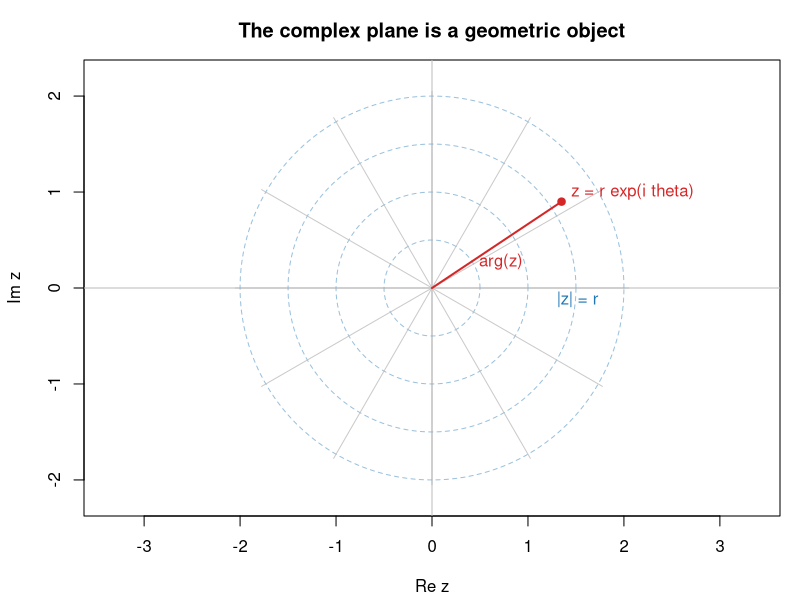
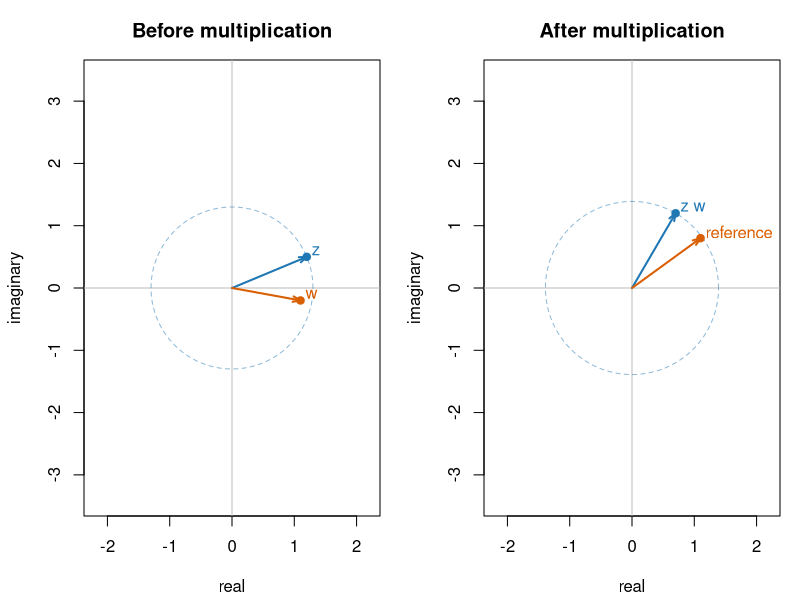
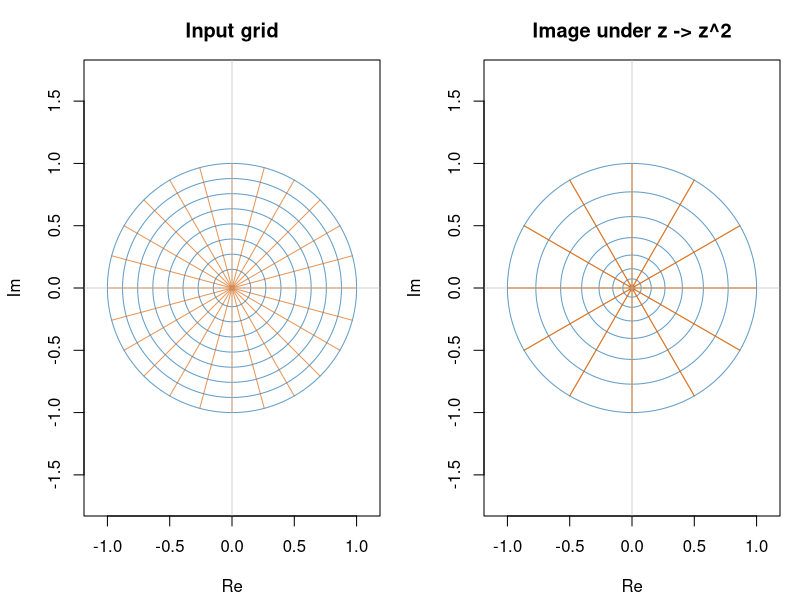
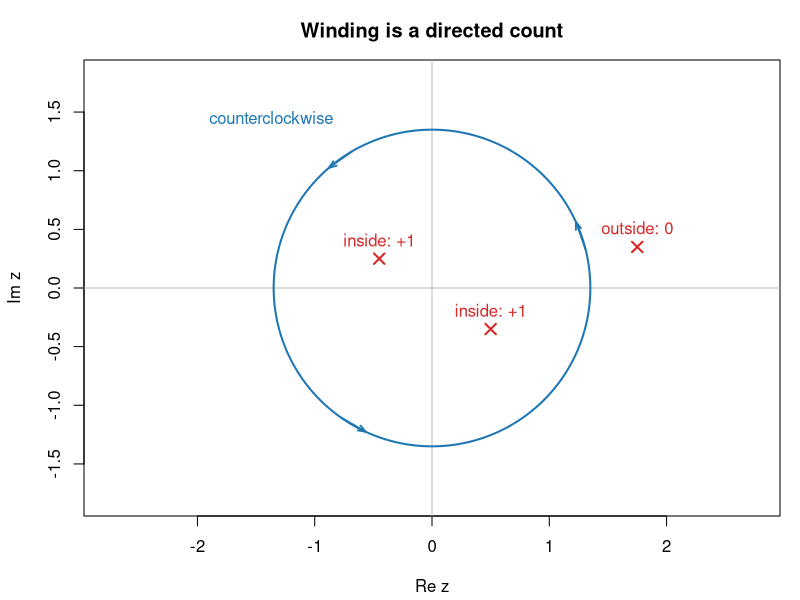
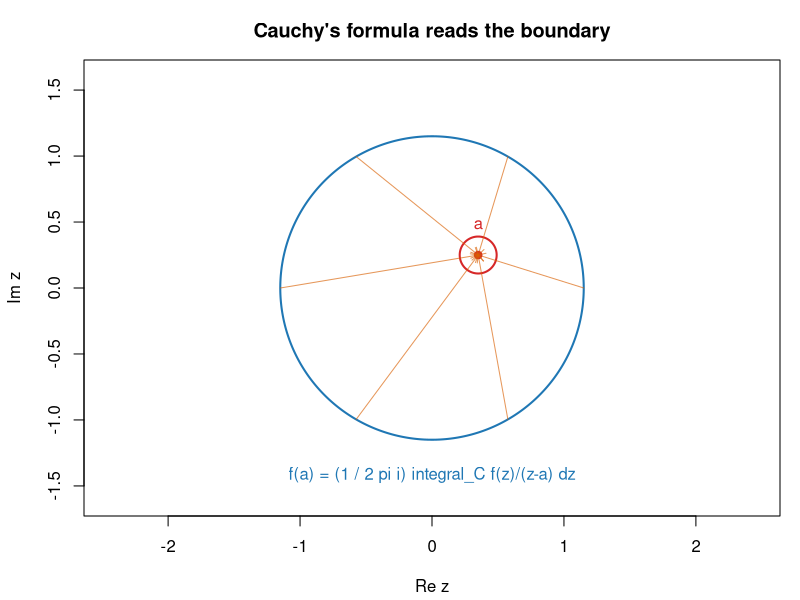
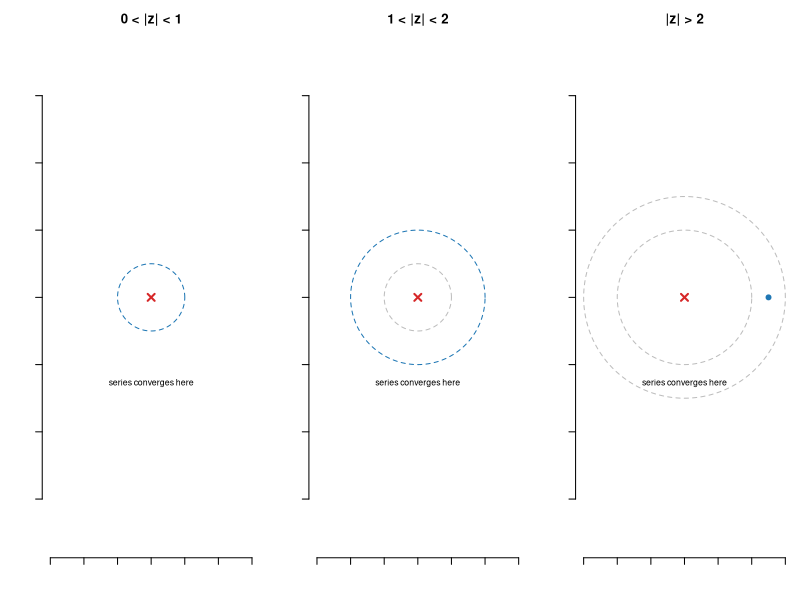
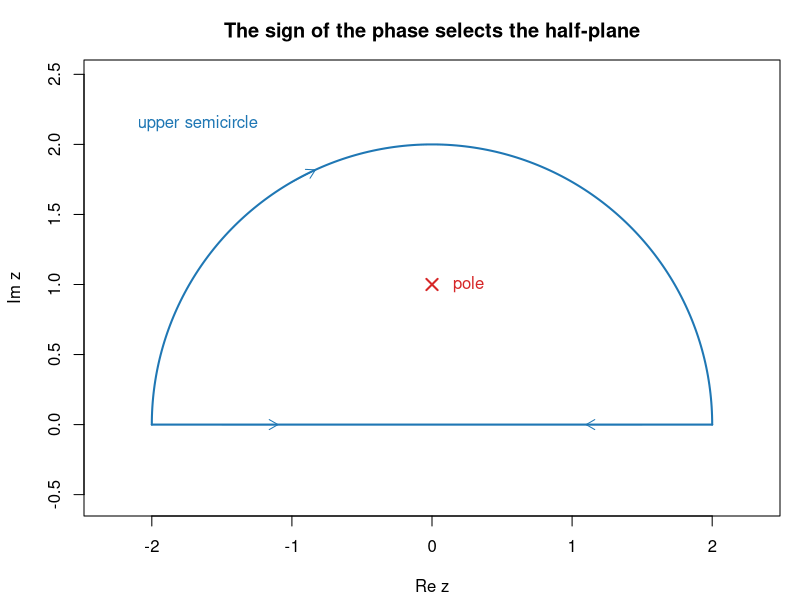
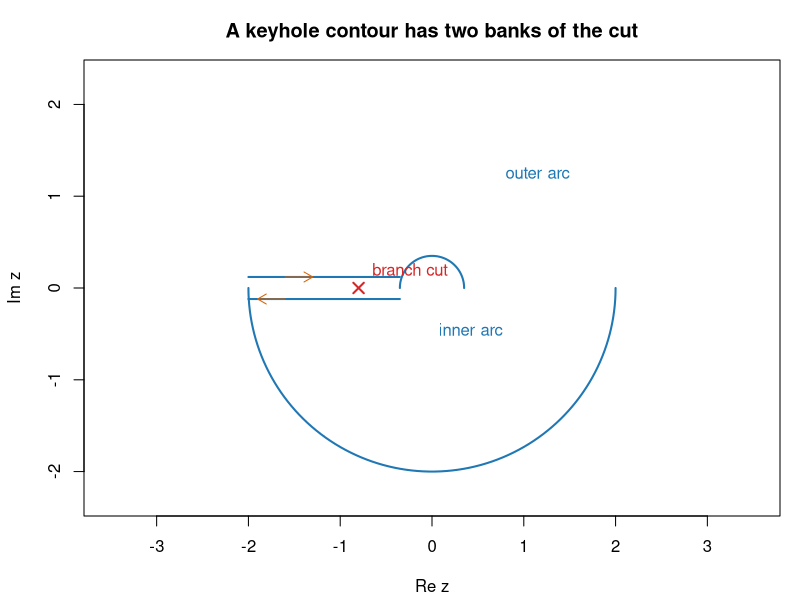

Source code (R) for these figures, in order:
#!/usr/bin/env Rscript
# Reproducible figures for the complex-analysis primer.
# Run inside the rocker/tidyverse container through Justfile: plots.

dir.create("figures", showWarnings = FALSE, recursive = TRUE)

FIGDPI <- 150
BLUE <- "#1f77b4"
ORANGE <- "#d95f02"
GREEN <- "#1b9e77"
RED <- "#d62728"
PURPLE <- "#7570b3"
GRID <- "#bdbdbd"

arrow_line <- function(x, y, col = "black", lwd = 1.5, len = 0.08) {
  arrows(x[1], y[1], x[2], y[2], col = col, lwd = lwd,
         length = len, angle = 20)
}

circle <- function(cx = 0, cy = 0, r = 1, col = "black", lwd = 1, lty = 1) {
  th <- seq(0, 2 * pi, length.out = 400)
  lines(cx + r * cos(th), cy + r * sin(th), col = col, lwd = lwd, lty = lty)
}

save_png <- function(name, width = 900, height = 600) {
  png(file.path("figures", name), width = width, height = height, res = FIGDPI)
}

# 1. The complex plane: modulus, argument, and polar geometry.
save_png("complex_plane_geometry.png")
par(mar = c(4.2, 4.2, 3, 1))
plot(NA, xlim = c(-2.2, 2.2), ylim = c(-2.2, 2.2), asp = 1,
     xlab = "Re z", ylab = "Im z", main = "The complex plane is a geometric object")
abline(h = 0, v = 0, col = GRID)
for (r in c(0.5, 1, 1.5, 2)) circle(r = r, col = adjustcolor(BLUE, .45), lty = 2)
for (th in seq(0, 2 * pi - pi / 6, by = pi / 6))
  lines(c(0, 2.05 * cos(th)), c(0, 2.05 * sin(th)), col = adjustcolor(GRID, .8))
z <- c(1.35, .9)
lines(c(0, z[1]), c(0, z[2]), col = RED, lwd = 2)
points(z[1], z[2], pch = 19, col = RED)
text(z[1] + .1, z[2] + .1, "z = r exp(i theta)", col = RED, adj = 0)
text(1.52, -.12, "|z| = r", col = BLUE)
text(.72, .27, "arg(z)", col = RED)
dev.off()

# 2. Multiplication by a complex number: rotation plus scaling.
save_png("complex_multiplication.png")
par(mfrow = c(1, 2), mar = c(4.2, 4.2, 3, 1))
for (which in 1:2) {
  plot(NA, xlim = c(-2.2, 2.2), ylim = c(-2.2, 2.2), asp = 1,
       xlab = "real", ylab = "imaginary",
       main = if (which == 1) "Before multiplication" else "After multiplication")
  abline(h = 0, v = 0, col = GRID)
  a <- if (which == 1) c(1.2, .5) else c(.7, 1.2)
  b <- if (which == 1) c(1.1, -.2) else c(1.1, .8)
  circle(r = sqrt(sum(a^2)), col = adjustcolor(BLUE, .5), lty = 2)
  arrow_line(c(0, a[1]), c(0, a[2]), BLUE, 2)
  arrow_line(c(0, b[1]), c(0, b[2]), ORANGE, 2)
  points(a[1], a[2], pch = 19, col = BLUE)
  points(b[1], b[2], pch = 19, col = ORANGE)
  text(a[1] + .08, a[2] + .1, if (which == 1) "z" else "z w", col = BLUE, adj = 0)
  text(b[1] + .08, b[2] + .1, if (which == 1) "w" else "reference", col = ORANGE, adj = 0)
}
dev.off()

# 3. A conformal grid under z -> z^2.
save_png("conformal_grid_square.png")
par(mfrow = c(1, 2), mar = c(4.2, 4.2, 3, 1))
t <- seq(0, 1, length.out = 300)
for (which in 1:2) {
  plot(NA, xlim = c(-1.1, 1.1), ylim = c(-1.1, 1.1), asp = 1,
       xlab = "Re", ylab = "Im",
       main = if (which == 1) "Input grid" else "Image under z -> z^2")
  for (r in seq(.15, 1, length.out = 8)) {
    z <- r * exp(1i * 2 * pi * t)
    if (which == 2) z <- z^2
    lines(Re(z), Im(z), col = adjustcolor(BLUE, .7))
  }
  for (th in seq(0, 2 * pi - pi / 12, length.out = 24)) {
    z <- t * exp(1i * th)
    if (which == 2) z <- z^2
    lines(Re(z), Im(z), col = adjustcolor(ORANGE, .65))
  }
  abline(h = 0, v = 0, col = adjustcolor(GRID, .7))
}
dev.off()

# 4. A directed contour and its winding numbers.
save_png("contour_winding.png")
par(mar = c(4.2, 4.2, 3, 1))
plot(NA, xlim = c(-2.2, 2.2), ylim = c(-1.8, 1.8), asp = 1,
     xlab = "Re z", ylab = "Im z", main = "Winding is a directed count")
abline(h = 0, v = 0, col = GRID)
circle(r = 1.35, col = BLUE, lwd = 2)
th <- seq(0, 2 * pi, length.out = 100)
for (a in c(.25, 2.1, 4.1)) {
  p <- c(1.35 * cos(a), 1.35 * sin(a))
  q <- c(1.35 * cos(a + .18), 1.35 * sin(a + .18))
  arrow_line(c(p[1], q[1]), c(p[2], q[2]), BLUE, 1.8)
}
points(c(-.45, .5, 1.75), c(.25, -.35, .35), pch = 4, col = RED, lwd = 2, cex = 1.4)
text(c(-.45, .5, 1.75), c(.25, -.35, .35) + .16,
     c("inside: +1", "inside: +1", "outside: 0"), col = RED)
text(-1.9, 1.45, "counterclockwise", col = BLUE, adj = 0)
dev.off()

# 5. Cauchy's formula: the interior value is controlled by a boundary circle.
save_png("cauchy_integral_formula.png")
par(mar = c(4.2, 4.2, 3, 1))
plot(NA, xlim = c(-1.8, 1.8), ylim = c(-1.6, 1.6), asp = 1,
     xlab = "Re z", ylab = "Im z", main = "Cauchy's formula reads the boundary")
circle(r = 1.15, col = BLUE, lwd = 2)
circle(cx = .35, cy = .25, r = .14, col = RED, lwd = 2)
points(.35, .25, pch = 19, col = RED)
for (a in seq(0, 2 * pi - pi / 3, by = pi / 3)) {
  x <- c(1.15 * cos(a), .35)
  y <- c(1.15 * sin(a), .25)
  arrows(x[1], y[1], x[2], y[2], col = adjustcolor(ORANGE, .65), length = .08)
}
text(.35, .48, "a", col = RED)
text(0, -1.42, "f(a) = (1 / 2 pi i) integral_C f(z)/(z-a) dz", col = BLUE)
dev.off()

# 6. Laurent annuli and the singularity at the centre.
save_png("laurent_annuli.png")
par(mfrow = c(1, 3), mar = c(3.2, 3.2, 2.8, .5))
limits <- list(c(0, 1), c(1, 2), c(2, 3))
titles <- c("0 < |z| < 1", "1 < |z| < 2", "|z| > 2")
for (j in 1:3) {
  plot(NA, xlim = c(-3, 3), ylim = c(-3, 3), asp = 1, axes = FALSE,
       xlab = "", ylab = "", main = titles[j])
  axis(1, labels = FALSE); axis(2, labels = FALSE)
  circle(r = limits[[j]][1], col = if (j == 1) RED else GRID, lty = 2)
  circle(r = limits[[j]][2], col = if (j < 3) BLUE else GRID, lty = 2)
  points(0, 0, pch = 4, col = RED, lwd = 2, cex = 1.4)
  if (j == 3) points(2.5, 0, pch = 19, col = BLUE)
  text(0, -2.55, "series converges here", cex = .8)
}
dev.off()

# 7. Semicircle contour selected by exponential decay.
save_png("semicircle_contour.png")
par(mar = c(4.2, 4.2, 3, 1))
plot(NA, xlim = c(-2.3, 2.3), ylim = c(-.35, 2.3), asp = 1,
     xlab = "Re z", ylab = "Im z", main = "The sign of the phase selects the half-plane")
th <- seq(pi, 0, length.out = 200)
lines(2 * cos(th), 2 * sin(th), col = BLUE, lwd = 2)
lines(seq(-2, 2, length.out = 200), rep(0, 200), col = BLUE, lwd = 2)
arrows(-1.5, 0, -1.1, 0, col = BLUE, length = .1)
arrows(1.5, 0, 1.1, 0, col = BLUE, length = .1)
arrows(2 * cos(2.1), 2 * sin(2.1), 2 * cos(2.0), 2 * sin(2.0), col = BLUE, length = .1)
points(0, 1, pch = 4, col = RED, lwd = 2, cex = 1.5)
text(.15, 1, "pole", col = RED, adj = 0)
text(-2.1, 2.15, "upper semicircle", col = BLUE, adj = 0)
dev.off()

# 8. Keyhole contour around a branch cut.
save_png("keyhole_contour.png")
par(mar = c(4.2, 4.2, 3, 1))
plot(NA, xlim = c(-2.4, 2.4), ylim = c(-2.3, 2.3), asp = 1,
     xlab = "Re z", ylab = "Im z", main = "A keyhole contour has two banks of the cut")
lines(seq(-2, -.35, length.out = 200), rep(.12, 200), col = BLUE, lwd = 2)
lines(seq(-2, -.35, length.out = 200), rep(-.12, 200), col = BLUE, lwd = 2)
th <- seq(pi, 0, length.out = 100)
lines(.35 * cos(th), .35 * sin(th), col = BLUE, lwd = 2)
th2 <- seq(0, -pi, length.out = 100)
lines(2 * cos(th2), 2 * sin(th2), col = BLUE, lwd = 2)
arrows(-1.6, .12, -1.3, .12, col = ORANGE, length = .1)
arrows(-1.6, -.12, -1.9, -.12, col = ORANGE, length = .1)
points(-.8, 0, pch = 4, col = RED, lwd = 2, cex = 1.4)
text(-.65, .2, "branch cut", col = RED, adj = 0)
text(1.15, 1.25, "outer arc", col = BLUE)
text(.42, -.45, "inner arc", col = BLUE)
dev.off()

# 9. Argument principle: a boundary image winds around the origin.
save_png("argument_principle_winding.png")
par(mfrow = c(1, 2), mar = c(4.2, 4.2, 3, 1))
th <- seq(0, 2 * pi, length.out = 600)
z <- exp(1i * th)
fz <- z^3 - .35 * z
plot(Re(z), Im(z), type = "l", asp = 1, col = BLUE, lwd = 2,
     xlab = "Re z", ylab = "Im z", main = "Contour and image winding")
abline(h = 0, v = 0, col = GRID)
plot(Re(fz), Im(fz), type = "l", asp = 1, col = RED, lwd = 2,
     xlab = "Re f(z)", ylab = "Im f(z)", main = "Its image winds around zero")
abline(h = 0, v = 0, col = GRID)
points(0, 0, pch = 4, col = "black", lwd = 2)
dev.off()

# 10. A Mobius map from the upper half-plane to the unit disk.
save_png("mobius_half_plane_disk.png")
par(mfrow = c(1, 2), mar = c(4.2, 4.2, 3, 1))
xx <- seq(-3, 3, length.out = 300)
yy <- seq(.15, 3, length.out = 10)
for (which in 1:2) {
  plot(NA, xlim = if (which == 1) c(-3.2, 3.2) else c(-1.2, 1.2),
       ylim = if (which == 1) c(-.2, 3.2) else c(-1.2, 1.2), asp = 1,
       xlab = "real", ylab = "imaginary",
       main = if (which == 1) "Upper half-plane" else "Image under (z-i)/(z+i)")
  if (which == 1) {
    for (y in yy) lines(xx, rep(y, length(xx)), col = adjustcolor(BLUE, .45))
    for (x in seq(-3, 3, by = .5)) lines(rep(x, 300), seq(.15, 3, length.out = 300), col = adjustcolor(ORANGE, .45))
  } else {
    for (y in yy) { w <- (xx + 1i * y - 1i) / (xx + 1i * y + 1i); lines(Re(w), Im(w), col = adjustcolor(BLUE, .45)) }
    for (x in seq(-3, 3, by = .5)) { zz <- x + 1i * seq(.15, 3, length.out = 300); w <- (zz - 1i) / (zz + 1i); lines(Re(w), Im(w), col = adjustcolor(ORANGE, .45)) }
    circle(r = 1, col = "black", lwd = 1.5)
  }
}
dev.off()

# 11. Wedge straightening by a power map.
save_png("wedge_map.png")
par(mfrow = c(1, 2), mar = c(4.2, 4.2, 3, 1))
alpha <- pi / 3
for (which in 1:2) {
  plot(NA, xlim = c(0, 1.15), ylim = c(0, 1.15), asp = 1,
       xlab = "real", ylab = "imaginary",
       main = if (which == 1) "Wedge of angle pi/3" else "Image under z -> z^(pi/alpha)")
  for (r in seq(.15, 1, length.out = 8)) {
    zz <- r * exp(1i * seq(0, alpha, length.out = 300))
    if (which == 2) zz <- zz^(pi / alpha)
    lines(Re(zz), Im(zz), col = adjustcolor(BLUE, .65))
  }
  for (th in seq(0, alpha, length.out = 8)) {
    zz <- seq(0, 1, length.out = 300) * exp(1i * th)
    if (which == 2) zz <- zz^(pi / alpha)
    lines(Re(zz), Im(zz), col = adjustcolor(ORANGE, .65))
  }
}
dev.off()

# 12. The Poisson kernel concentrates near the boundary point.
save_png("poisson_kernel.png")
par(mar = c(4.2, 4.2, 3, 1))
x <- seq(-pi, pi, length.out = 1000)
for (r in c(.25, .6, .9)) {
  P <- (1 - r^2) / (1 - 2 * r * cos(x) + r^2)
  if (r == .25) plot(x, P, type = "l", lwd = 2, col = BLUE, ylim = c(0, 20),
                      xlab = "boundary angle theta", ylab = "P_r(theta)",
                      main = "Poisson kernels become concentrated")
  else lines(x, P, lwd = 2, col = if (r == .6) ORANGE else RED)
}
abline(v = 0, col = GRID, lty = 2)
legend("topright", legend = c("r = 0.25", "r = 0.60", "r = 0.90"),
       col = c(BLUE, ORANGE, RED), lwd = 2, bty = "n")
dev.off()

# 13. A complex potential and its streamlines.
save_png("complex_potential_flow.png")
par(mar = c(4.2, 4.2, 3, 1))
xx <- seq(-2.2, 2.2, length.out = 350)
yy <- seq(-2.2, 2.2, length.out = 350)
zz <- outer(xx, 1i * yy, )
F <- zz + .7 / zz
lev <- seq(-3, 3, length.out = 13)
plot(NA, xlim = c(-2.2, 2.2), ylim = c(-2.2, 2.2), asp = 1,
     xlab = "Re z", ylab = "Im z", main = "Complex potential flow")
contour(xx, yy, Im(F), levels = lev, drawlabels = FALSE, add = TRUE, col = BLUE)
contour(xx, yy, Re(F), levels = lev, drawlabels = FALSE, add = TRUE, col = ORANGE, lty = 2)
circle(r = sqrt(.7), col = RED, lty = 2)
legend("topleft", legend = c("Im F: streamlines", "Re F: equipotentials"),
       col = c(BLUE, ORANGE), lty = c(1, 2), bty = "n")
dev.off()

# 14. Periodic trapezoidal convergence for a contour integral.
save_png("contour_quadrature_convergence.png")
par(mar = c(4.2, 4.8, 3, 1))
N <- 2^(3:10)
err_inside <- sapply(N, function(n) {
  th <- 2 * pi * (0:(n - 1)) / n
  z <- 2 * exp(1i * th)
  val <- sum(exp(z) / (z - 1) * 1i * 2 * exp(1i * th)) * 2 * pi / n
  abs(val - 2 * pi * 1i * exp(1))
})
err_outside <- sapply(N, function(n) {
  th <- 2 * pi * (0:(n - 1)) / n
  z <- .5 * exp(1i * th)
  val <- sum(exp(z) / (z - 1) * 1i * .5 * exp(1i * th)) * 2 * pi / n
  abs(val)
})
plot(N, err_inside, log = "xy", type = "b", pch = 19, col = BLUE,
     xlab = "number of nodes N", ylab = "absolute error",
     main = "Contour quadrature: singularity location matters",
     ylim = range(c(err_inside, err_outside)))
lines(N, err_outside, type = "b", pch = 17, col = RED)
legend("bottomleft", legend = c("pole inside: exact value", "pole outside: zero"),
       col = c(BLUE, RED), pch = c(19, 17), lty = 1, bty = "n")
dev.off()

# 15. Laplace's method: the local quadratic region dominates.
save_png("laplace_method.png")
par(mar = c(4.2, 4.2, 3, 1))
x <- seq(-2.5, 2.5, length.out = 800)
f <- x^2 / 2 + .08 * x^4
plot(x, f, type = "l", lwd = 2, col = BLUE, xlab = "x", ylab = "f(x)",
     main = "Laplace's method focuses on the minimum")
for (lambda in c(1, 4, 12)) {
  y <- exp(-lambda * f)
  lines(x, y, lwd = 2, col = if (lambda == 1) ORANGE else if (lambda == 4) GREEN else RED, lty = 2)
}
abline(v = 0, col = GRID, lty = 2)
legend("topright", legend = c("f(x)", "exp(-f)", "exp(-4f)", "exp(-12f)"),
       col = c(BLUE, ORANGE, GREEN, RED), lty = c(1, 2, 2, 2), lwd = 2, bty = "n")
dev.off()

cat("Generated 15 complex-analysis figures in figures/.\n")
